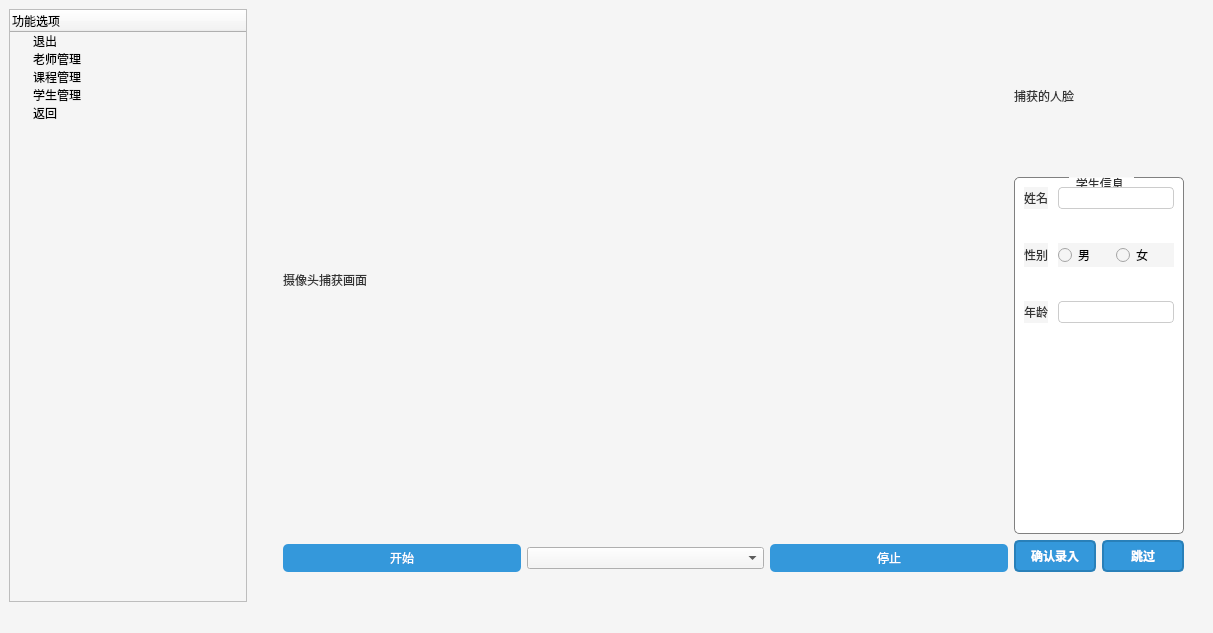
<?xml version="1.0" encoding="UTF-8"?>
<ui version="4.0">
 <class>AdminWindow</class>
 <widget class="QMainWindow" name="AdminWindow">
  <property name="geometry">
   <rect>
    <x>0</x>
    <y>0</y>
    <width>1213</width>
    <height>633</height>
   </rect>
  </property>
  <property name="windowTitle">
   <string>MainWindow</string>
  </property>
  <property name="styleSheet">
   <string notr="true">/* 整体背景与字体设置 */
QWidget {
    /* 背景色，可以根据需要调整 */
    background-color: #F5F5F5;
    
    /* 字体设置，可换成你需要的字体和大小 */
    font-family: &quot;微软雅黑&quot;;
    font-size: 12px;
}


/* 按钮基础样式 */
QPushButton {
    background-color: #3498db; /* 主色调 */
    color: #ffffff;           /* 文字颜色 */
    border-radius: 5px;       /* 圆角 */
    padding: 5px 10px;        /* 内边距 */
    border: none;             /* 无边框 */
}

/* 按钮鼠标悬停与点击效果 */
QPushButton:hover {
    background-color: #2980b9;
}
QPushButton:pressed {
    background-color: #1f6391;
}

/* 文本输入框 */
QLineEdit {
    border: 1px solid #cccccc;
    border-radius: 4px;
    padding: 2px 4px;
    background-color: #ffffff;
    color: #333333;
}

/* 文本输入框获得焦点时边框高亮 */
QLineEdit:focus {
    border: 2px solid #3498db;
}

/* GroupBox 外观 */
QGroupBox {
    border: 1px solid gray; 
    border-radius: 5px;     
    margin-top: 1em;        
    background-color: #ffffff;
    /* 可以根据需要增加 padding、margin 等 */
}

/* GroupBox 标题的位置和样式 */
QGroupBox:title {
    subcontrol-origin: margin;
    subcontrol-position: top center;
    padding: 0 5px;
    color: #333333;
    font-weight: bold; /* 标题加粗 */
}

/* Label 基本样式（可选） */
QLabel {
    color: #333333;
    font-size: 12px;
}

/* 其它你需要的控件样式都可以在这里继续添加 */
</string>
  </property>
  <widget class="QWidget" name="centralwidget">
   <layout class="QHBoxLayout" name="horizontalLayout_9" stretch="1,4">
    <item>
     <widget class="QTreeWidget" name="tree_widget">
      <property name="styleSheet">
       <string notr="true">QTreeWidget::item:selected {
background-color:#2E3B4E;
color: white;
}</string>
      </property>
      <column>
       <property name="text">
        <string>功能选项</string>
       </property>
      </column>
      <item>
       <property name="text">
        <string>退出</string>
       </property>
      </item>
      <item>
       <property name="text">
        <string>老师管理</string>
       </property>
      </item>
      <item>
       <property name="text">
        <string>课程管理</string>
       </property>
      </item>
      <item>
       <property name="text">
        <string>学生管理</string>
       </property>
      </item>
      <item>
       <property name="text">
        <string>返回</string>
       </property>
      </item>
     </widget>
    </item>
    <item>
     <widget class="QStackedWidget" name="stacked_widget">
      <property name="currentIndex">
       <number>4</number>
      </property>
      <widget class="QWidget" name="page_teacher">
       <layout class="QVBoxLayout" name="verticalLayout">
        <item>
         <widget class="QLabel" name="label">
          <property name="text">
           <string>老师信息</string>
          </property>
         </widget>
        </item>
        <item>
         <widget class="QTableView" name="table_view_teachers"/>
        </item>
        <item>
         <layout class="QHBoxLayout" name="horizontalLayout_2">
          <item>
           <widget class="QPushButton" name="btn_add_teacher">
            <property name="text">
             <string>新增</string>
            </property>
           </widget>
          </item>
          <item>
           <widget class="QPushButton" name="btn_delete_teacher">
            <property name="text">
             <string>删除</string>
            </property>
           </widget>
          </item>
         </layout>
        </item>
       </layout>
      </widget>
      <widget class="QWidget" name="page_course">
       <layout class="QVBoxLayout" name="verticalLayout_2">
        <item>
         <widget class="QLabel" name="label_3">
          <property name="text">
           <string>全部课程信息</string>
          </property>
         </widget>
        </item>
        <item>
         <widget class="QTableView" name="table_view_course"/>
        </item>
        <item>
         <layout class="QHBoxLayout" name="horizontalLayout_3">
          <item>
           <widget class="QPushButton" name="btn_add_course">
            <property name="text">
             <string>新增</string>
            </property>
           </widget>
          </item>
          <item>
           <widget class="QPushButton" name="btn_delete_course">
            <property name="text">
             <string>删除</string>
            </property>
           </widget>
          </item>
         </layout>
        </item>
       </layout>
      </widget>
      <widget class="QWidget" name="page_stu">
       <layout class="QVBoxLayout" name="verticalLayout_3">
        <item>
         <widget class="QLabel" name="label_4">
          <property name="text">
           <string>全部学生信息</string>
          </property>
         </widget>
        </item>
        <item>
         <widget class="QTableView" name="table_view_students"/>
        </item>
        <item>
         <layout class="QHBoxLayout" name="horizontalLayout_4">
          <item>
           <widget class="QPushButton" name="btn_add_stu_without_face">
            <property name="text">
             <string>录入学生信息</string>
            </property>
           </widget>
          </item>
          <item>
           <widget class="QPushButton" name="btn_add_stu">
            <property name="text">
             <string>批量录入人脸信息</string>
            </property>
           </widget>
          </item>
          <item>
           <widget class="QPushButton" name="btn_delete_stu">
            <property name="text">
             <string>删除</string>
            </property>
           </widget>
          </item>
         </layout>
        </item>
       </layout>
      </widget>
      <widget class="QWidget" name="page">
       <widget class="QWidget" name="layoutWidget">
        <property name="geometry">
         <rect>
          <x>23</x>
          <y>0</y>
          <width>821</width>
          <height>511</height>
         </rect>
        </property>
        <layout class="QVBoxLayout" name="verticalLayout_6">
         <item>
          <widget class="QLabel" name="label_5">
           <property name="text">
            <string>学生课程管理</string>
           </property>
          </widget>
         </item>
         <item>
          <layout class="QHBoxLayout" name="horizontalLayout_5">
           <item>
            <widget class="QTableView" name="table_view_stu_course"/>
           </item>
           <item>
            <layout class="QVBoxLayout" name="verticalLayout_5">
             <item>
              <widget class="QPushButton" name="btn_del_course_for_stu">
               <property name="toolTip">
                <string>&lt;html&gt;&lt;head/&gt;&lt;body&gt;&lt;p&gt;从当前所选课程中移除&lt;/p&gt;&lt;/body&gt;&lt;/html&gt;</string>
               </property>
               <property name="text">
                <string/>
               </property>
               <property name="icon">
                <iconset resource="resources.qrc">
                 <normaloff>:/icons/assets/icons/arrow_right.png</normaloff>:/icons/assets/icons/arrow_right.png</iconset>
               </property>
              </widget>
             </item>
             <item>
              <spacer name="verticalSpacer">
               <property name="orientation">
                <enum>Qt::Orientation::Vertical</enum>
               </property>
               <property name="sizeHint" stdset="0">
                <size>
                 <width>20</width>
                 <height>40</height>
                </size>
               </property>
              </spacer>
             </item>
             <item>
              <widget class="QPushButton" name="btn_add_course_for_stu">
               <property name="toolTip">
                <string>&lt;html&gt;&lt;head/&gt;&lt;body&gt;&lt;p&gt;添加所选课程&lt;/p&gt;&lt;/body&gt;&lt;/html&gt;</string>
               </property>
               <property name="text">
                <string/>
               </property>
               <property name="icon">
                <iconset resource="resources.qrc">
                 <normaloff>:/icons/arrow_right</normaloff>:/icons/arrow_right</iconset>
               </property>
              </widget>
             </item>
            </layout>
           </item>
           <item>
            <widget class="QTableView" name="table_view_stu_course_availabel"/>
           </item>
          </layout>
         </item>
        </layout>
       </widget>
      </widget>
      <widget class="QWidget" name="page_4">
       <widget class="QWidget" name="layoutWidget">
        <property name="geometry">
         <rect>
          <x>30</x>
          <y>12</y>
          <width>901</width>
          <height>551</height>
         </rect>
        </property>
        <layout class="QHBoxLayout" name="horizontalLayout_7" stretch="3,0">
         <item>
          <layout class="QVBoxLayout" name="verticalLayout_4" stretch="5,0">
           <item>
            <widget class="QLabel" name="label_camp_frame">
             <property name="sizePolicy">
              <sizepolicy hsizetype="Expanding" vsizetype="Preferred">
               <horstretch>0</horstretch>
               <verstretch>0</verstretch>
              </sizepolicy>
             </property>
             <property name="text">
              <string>摄像头捕获画面</string>
             </property>
             <property name="wordWrap">
              <bool>false</bool>
             </property>
            </widget>
           </item>
           <item>
            <layout class="QHBoxLayout" name="horizontalLayout_6">
             <item>
              <widget class="QPushButton" name="btn_start_enter">
               <property name="text">
                <string>开始</string>
               </property>
              </widget>
             </item>
             <item>
              <widget class="QComboBox" name="combo_box_video_source"/>
             </item>
             <item>
              <widget class="QPushButton" name="btn_end_enter">
               <property name="text">
                <string>停止</string>
               </property>
              </widget>
             </item>
            </layout>
           </item>
          </layout>
         </item>
         <item>
          <layout class="QVBoxLayout" name="verticalLayout_7">
           <item>
            <widget class="QLabel" name="label_face">
             <property name="enabled">
              <bool>true</bool>
             </property>
             <property name="sizePolicy">
              <sizepolicy hsizetype="Fixed" vsizetype="Fixed">
               <horstretch>0</horstretch>
               <verstretch>0</verstretch>
              </sizepolicy>
             </property>
             <property name="minimumSize">
              <size>
               <width>150</width>
               <height>150</height>
              </size>
             </property>
             <property name="maximumSize">
              <size>
               <width>150</width>
               <height>150</height>
              </size>
             </property>
             <property name="text">
              <string>捕获的人脸</string>
             </property>
            </widget>
           </item>
           <item>
            <widget class="QGroupBox" name="groupBox">
             <property name="title">
              <string>学生信息 </string>
             </property>
             <layout class="QFormLayout" name="formLayout">
              <property name="horizontalSpacing">
               <number>10</number>
              </property>
              <property name="verticalSpacing">
               <number>34</number>
              </property>
              <item row="0" column="0">
               <widget class="QLabel" name="label_2">
                <property name="text">
                 <string>姓名</string>
                </property>
               </widget>
              </item>
              <item row="0" column="1">
               <widget class="QLineEdit" name="line_edit_name">
                <property name="text">
                 <string/>
                </property>
               </widget>
              </item>
              <item row="1" column="0">
               <widget class="QLabel" name="label_6">
                <property name="text">
                 <string>性别</string>
                </property>
               </widget>
              </item>
              <item row="1" column="1">
               <layout class="QHBoxLayout" name="horizontalLayout_8">
                <item>
                 <widget class="QRadioButton" name="rbtn_male">
                  <property name="text">
                   <string>男</string>
                  </property>
                 </widget>
                </item>
                <item>
                 <widget class="QRadioButton" name="rbtn_female">
                  <property name="text">
                   <string>女</string>
                  </property>
                 </widget>
                </item>
               </layout>
              </item>
              <item row="2" column="0">
               <widget class="QLabel" name="label_7">
                <property name="text">
                 <string>年龄</string>
                </property>
               </widget>
              </item>
              <item row="2" column="1">
               <widget class="QLineEdit" name="line_edit_age"/>
              </item>
             </layout>
            </widget>
           </item>
           <item>
            <layout class="QHBoxLayout" name="horizontalLayout">
             <item>
              <widget class="QPushButton" name="btn_confirm_collect">
               <property name="styleSheet">
                <string notr="true">QPushButton {
    background-color: #3498db; /* 按钮背景颜色（蓝色） */
    color: white;             /* 按钮文字颜色（白色） */
    border: 2px solid #2980b9; /* 边框颜色（深蓝） */
    border-radius: 5px;       /* 圆角半径 */
    padding: 5px 10px;        /* 内边距 */
    font: bold 12px;          /* 字体加粗 */
}

QPushButton:hover {
    background-color: #2980b9; /* 鼠标悬停时背景颜色 */
    border-color: #1c5c92;    /* 鼠标悬停时边框颜色 */
}

QPushButton:pressed {
    background-color: #1c5c92; /* 按下时背景颜色 */
    border-color: #15486d;    /* 按下时边框颜色 */
}
</string>
               </property>
               <property name="text">
                <string>确认录入</string>
               </property>
              </widget>
             </item>
             <item>
              <widget class="QPushButton" name="btn_pass_collect">
               <property name="styleSheet">
                <string notr="true">QPushButton {
    background-color: #3498db; /* 按钮背景颜色（蓝色） */
    color: white;             /* 按钮文字颜色（白色） */
    border: 2px solid #2980b9; /* 边框颜色（深蓝） */
    border-radius: 5px;       /* 圆角半径 */
    padding: 5px 10px;        /* 内边距 */
    font: bold 12px;          /* 字体加粗 */
}

QPushButton:hover {
    background-color: #2980b9; /* 鼠标悬停时背景颜色 */
    border-color: #1c5c92;    /* 鼠标悬停时边框颜色 */
}

QPushButton:pressed {
    background-color: #1c5c92; /* 按下时背景颜色 */
    border-color: #15486d;    /* 按下时边框颜色 */
}
</string>
               </property>
               <property name="text">
                <string>跳过</string>
               </property>
              </widget>
             </item>
            </layout>
           </item>
          </layout>
         </item>
        </layout>
       </widget>
      </widget>
      <widget class="QWidget" name="page_2">
       <layout class="QHBoxLayout" name="horizontalLayout_11" stretch="4,1">
        <item>
         <layout class="QVBoxLayout" name="verticalLayout_9" stretch="1,0">
          <item>
           <widget class="QLabel" name="lable_display_cap_1">
            <property name="sizePolicy">
             <sizepolicy hsizetype="Expanding" vsizetype="Preferred">
              <horstretch>0</horstretch>
              <verstretch>0</verstretch>
             </sizepolicy>
            </property>
            <property name="styleSheet">
             <string notr="true">  border: 1px solid black;</string>
            </property>
            <property name="text">
             <string>显示摄像头捕获的图像</string>
            </property>
           </widget>
          </item>
          <item>
           <layout class="QHBoxLayout" name="horizontalLayout_10">
            <item>
             <widget class="QPushButton" name="btn_start_cap_face_1">
              <property name="text">
               <string>开始捕获人脸</string>
              </property>
             </widget>
            </item>
            <item>
             <widget class="QComboBox" name="combo_box_select_video_source"/>
            </item>
            <item>
             <widget class="QPushButton" name="btn_end_cap_face_1">
              <property name="text">
               <string>停止</string>
              </property>
             </widget>
            </item>
           </layout>
          </item>
         </layout>
        </item>
        <item>
         <layout class="QVBoxLayout" name="verticalLayout_8" stretch="2,3,0,0">
          <item>
           <widget class="QLabel" name="label_display_cap_face_1">
            <property name="styleSheet">
             <string notr="true">  border: 1px solid black;</string>
            </property>
            <property name="text">
             <string>TextLabel</string>
            </property>
           </widget>
          </item>
          <item>
           <widget class="QGroupBox" name="groupBox_2">
            <property name="title">
             <string>GroupBox</string>
            </property>
            <layout class="QFormLayout" name="formLayout_2">
             <item row="0" column="0">
              <widget class="QLabel" name="label_10">
               <property name="text">
                <string>ID</string>
               </property>
              </widget>
             </item>
             <item row="0" column="1">
              <widget class="QLabel" name="label_id_1">
               <property name="text">
                <string/>
               </property>
              </widget>
             </item>
             <item row="1" column="0">
              <widget class="QLabel" name="label_12">
               <property name="text">
                <string>姓名</string>
               </property>
              </widget>
             </item>
             <item row="1" column="1">
              <widget class="QLabel" name="label_name_1">
               <property name="text">
                <string/>
               </property>
              </widget>
             </item>
             <item row="2" column="0">
              <widget class="QLabel" name="label_14">
               <property name="text">
                <string>性别</string>
               </property>
              </widget>
             </item>
             <item row="2" column="1">
              <widget class="QLabel" name="label_gender_1">
               <property name="text">
                <string/>
               </property>
              </widget>
             </item>
             <item row="3" column="0">
              <widget class="QLabel" name="label_16">
               <property name="text">
                <string>年龄</string>
               </property>
              </widget>
             </item>
             <item row="3" column="1">
              <widget class="QLabel" name="label_age_1">
               <property name="text">
                <string/>
               </property>
              </widget>
             </item>
            </layout>
           </widget>
          </item>
          <item>
           <widget class="QPushButton" name="btn_confirm_this_face_1">
            <property name="text">
             <string>录入</string>
            </property>
           </widget>
          </item>
          <item>
           <widget class="QPushButton" name="btn_pass_this_face_1">
            <property name="text">
             <string>放弃</string>
            </property>
           </widget>
          </item>
         </layout>
        </item>
       </layout>
      </widget>
     </widget>
    </item>
   </layout>
  </widget>
  <widget class="QMenuBar" name="menubar">
   <property name="geometry">
    <rect>
     <x>0</x>
     <y>0</y>
     <width>1213</width>
     <height>22</height>
    </rect>
   </property>
  </widget>
  <widget class="QStatusBar" name="statusbar"/>
 </widget>
 <resources>
  <include location="resources.qrc"/>
 </resources>
 <connections/>
</ui>
